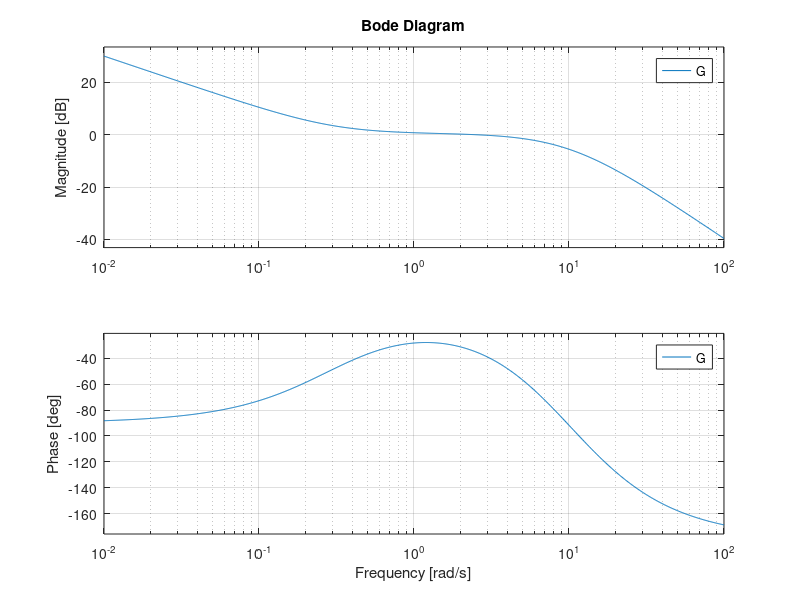

The MATLAB script that drew this image: (Note: this script raises an error after producing the figure.)

%porblem2 PI
clc
clear all
close all

s=tf([1 0],[1]);
G=(130)/((s+2)*(s+8))

figure(1)
bode(G);
%%
%Bode plot of an open loop system G(s):
%porblem3
clc
clear all
close all

s=tf([1 0],[1]);
G=(105.41*(s+0.3))/(s*(s+10)^2)

figure(1)
bode(G);
%%
clc
clear all
close all
%eq=controller+plant
s=tf([1 0],[1]);
E=10*(1+s)/(s*(s^2+s+1))
sisotool(E)
rlocus(E)
%%
%Problem 5
clc
clear all
close all
t=[0:0.01:10];
e=1+cos((pi/5)*t);

plot(t,e)
%%
%6) from time domain to s domain

clc
clear all
close all
%eq=controller+plant
T=0.00333;
s=tf([1 0],[1]);
z=tf([1 0],[1], -1); 
c=1000*(s+5)/(s+30)
cz=1000*(z-(1-5*T))/(z-(1-30*T))
% to pass from continuous to discrete with a sample time of 0.75
step(c,cz)


%%
%problem 7

clc
clear all
close all
%eq=controller+plant
T=2;
s=tf([1 0],[1]);
Gp=10/(s^2);
G=c2d(Gp,T,'zoh')% to pass from continuous to discrete with a sample time of 0.75
rlocus(G)
sisotool(G)
%%
%derivadas con matlab
clc
clear all
k=1;
syms z
f=(20*(z+1)*k)/(z^2-2*z+1);
deriv=diff(f)
answer=(simplify(deriv))
%result=pretty(answer)
%%


n2=n(2:end,1)
mean_value=mean(n2)